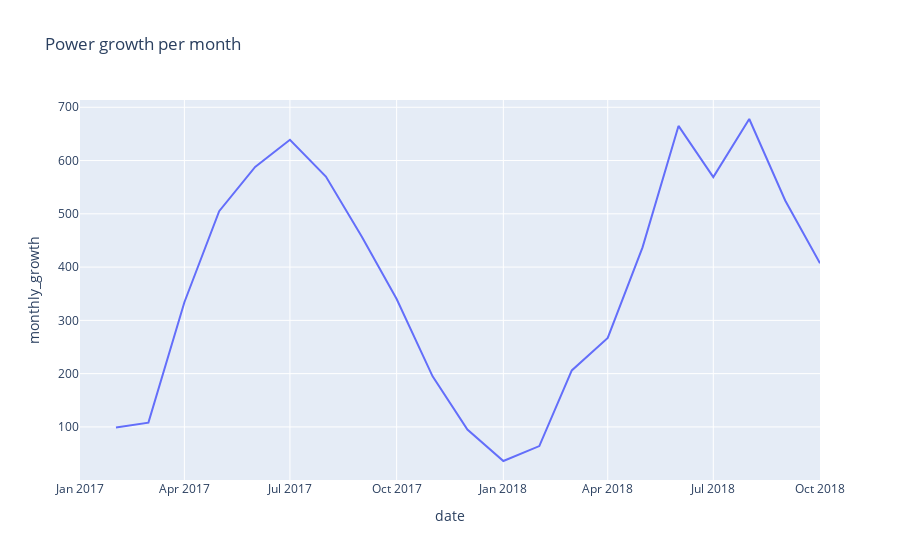

This figure's notebook cell:
### Markdown cell above
3. Постройте график временного ряда - ежемесячной выработки солнечной энергии. Не забудьте подписать оси и сам график.
Укажите в какие сезоны наблюдается подъем, а в какие спад?

### Code cell
power_per_month = px.line(data_per_month, y='monthly_growth', x='date', title='Power growth per month')
power_per_month.show()

### Figure 1 — Plotly figure (JSON) as saved in the notebook; plotly's stock layout.template omitted (floating-point values rounded to 4 significant figures)
{"data": [{"hovertemplate": "date=%{x}<br>monthly_growth=%{y}<extra></extra>", "legendgroup": "", "line": {"color": "#636efa", "dash": "solid"}, "marker": {"symbol": "circle"}, "mode": "lines", "name": "", "orientation": "v", "showlegend": false, "type": "scatter", "x": ["2017-01-01T00:00:00", "2017-02-01T00:00:00", "2017-03-01T00:00:00", "2017-04-01T00:00:00", "2017-05-01T00:00:00", "2017-06-01T00:00:00", "2017-07-01T00:00:00", "2017-08-01T00:00:00", "2017-09-01T00:00:00", "2017-10-01T00:00:00", "2017-11-01T00:00:00", "2017-12-01T00:00:00", "2018-01-01T00:00:00", "2018-02-01T00:00:00", "2018-03-01T00:00:00", "2018-04-01T00:00:00", "2018-05-01T00:00:00", "2018-06-01T00:00:00", "2018-07-01T00:00:00", "2018-08-01T00:00:00", "2018-09-01T00:00:00", "2018-10-01T00:00:00"], "xaxis": "x", "y": [null, 99, 108, 334, 505, 588, 639, 570, 457, 340, 195, 95, 36, 64, 206, 267, 437, 665, 569, 678, 525, 407], "yaxis": "y"}], "layout": {"legend": {"tracegroupgap": 0}, "title": {"text": "Power growth per month"}, "xaxis": {"anchor": "y", "domain": [0, 1], "title": {"text": "date"}}, "yaxis": {"anchor": "x", "domain": [0, 1], "title": {"text": "monthly_growth"}}}}
